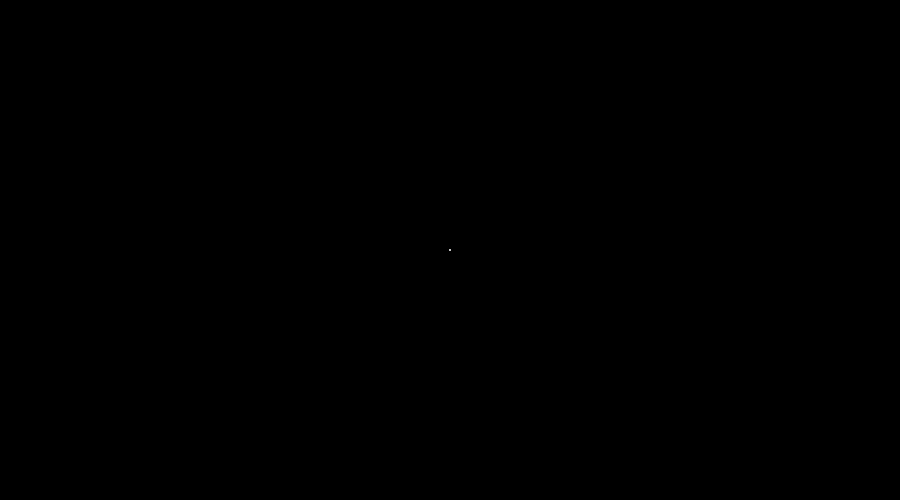
Frame 1 (no input)
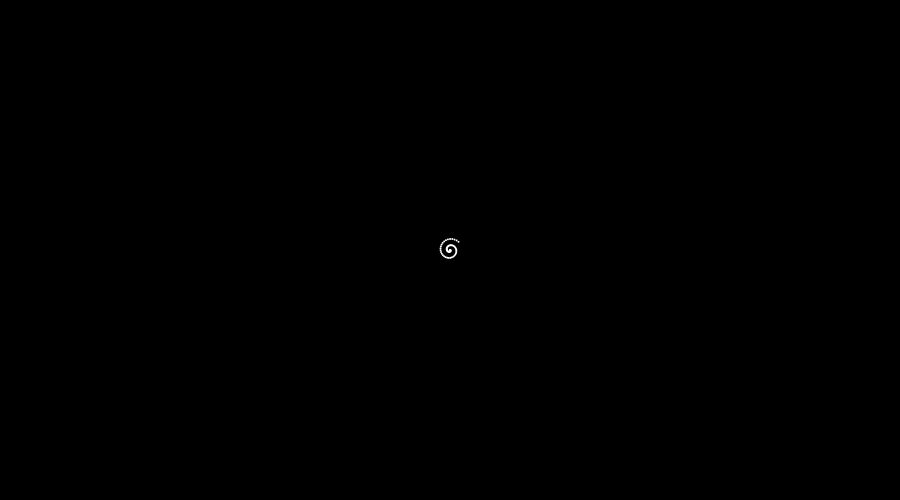
Frame 60 (the mouse pressed at the canvas centre just before this capture)
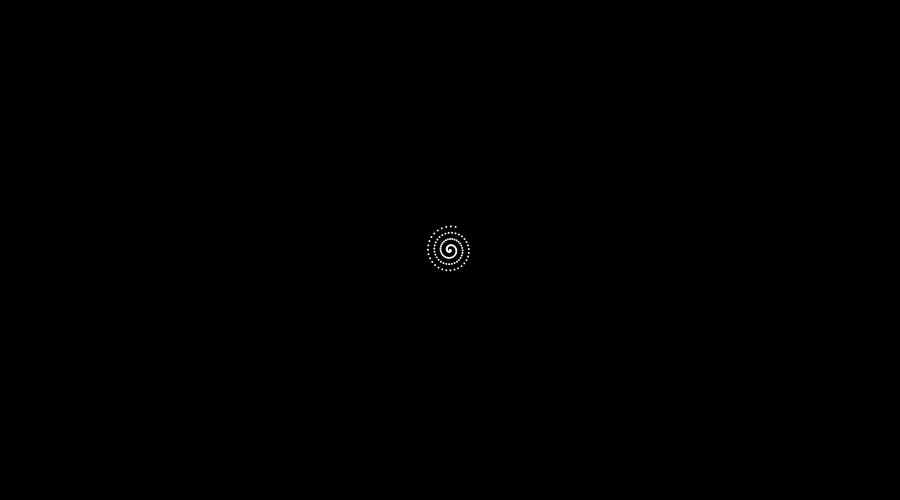
Frame 120 (the mouse held since frame 60 and released just before this capture)

The Processing sketch that drew these frames (run headless with seeded random() and noise(); from frame 60 on, the mouse is pressed at the canvas centre):

// Processing sketch: Spiral_Circles
// ── Spiral_Circles.pde
float angle = 0.0;

void setup()
{
    size(900, 500);
    background(0);
}

void draw()
{
    noStroke();
    translate(width / 2, height / 2);
    rotate(angle);
    ellipse(angle, 0, 2, 2);
    angle += 0.2;
}
